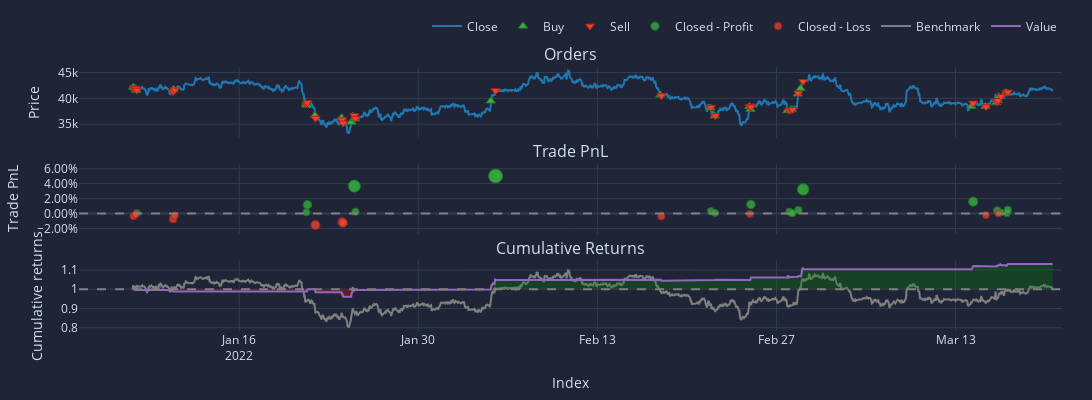

Source (notebook cell):
### Markdown cell above
### Testing the best model

### Code cell
name_f = 'test_returns'
max_res = max(i[name_f] for i in results)
print(max_res)
best_params = list(
    filter(lambda i: (i[name_f] == max_res), results)
)
best_params[0]['portfolio'].plot(height=400, width=1300).show()

### Figure 1 — Plotly figure (JSON) as saved in the notebook; plotly's stock layout.template omitted (floating-point values rounded to 4 significant figures; data arrays with more than 128 entries replaced by an {"elided": "..."} marker saying what was removed)
{"data": [{"legendgroup": "0", "line": {"color": "#1f77b4"}, "name": "Close", "showlegend": true, "type": "scatter", "uid": "d95f7bfb-8ff3-4810-9bfe-4b25572ae91a", "x": {"elided": "1727 str values"}, "xaxis": "x", "y": {"elided": "1727 float values"}, "yaxis": "y"}, {"customdata": [[0, 0.002373, 0], [2, 0.002377, 0], [4, 0.002396, 0], [6, 0.002394, 0], [8, 0.00237, 0], [10, 0.002539, 0], [12, 0.002554, 0], [14, 0.002725, 0], [16, 0.002715, 0], [18, 0.002729, 0], [20, 0.002717, 0], [22, 0.002764, 0], [24, 0.002528, 0], [26, 0.002578, 0], [28, 0.002739, 0], [30, 0.002863, 0], [32, 0.002729, 0], [34, 0.002767, 0], [36, 0.00282, 0], [38, 0.002815, 0], [40, 0.002813, 0], [42, 0.002607, 0], [44, 0.002551, 0], [46, 0.002869, 0], [48, 0.002916, 0], [50, 0.002857, 0], [52, 0.002838, 0], [54, 0.002786, 0], [56, 0.002736, 0], [58, 0.002743, 0]], "hovertemplate": "Order Id: %{customdata[0]}<br>Timestamp: %{x}<br>Price: %{y}<br>Size: %{customdata[1]:.6f}<br>Fees: %{customdata[2]:.6f}", "legendgroup": "1", "marker": {"color": "#37B13F", "line": {"color": "rgb(38,123,44)", "width": 1}, "size": 8, "symbol": "triangle-up"}, "mode": "markers", "name": "Buy", "type": "scatter", "uid": "486f5b0d-1ba3-409a-818e-d3abdaa0fe23", "x": ["2022-01-07T17:00:00", "2022-01-07T21:00:00", "2022-01-07T23:00:00", "2022-01-10T19:00:00", "2022-01-10T21:00:00", "2022-01-21T05:00:00", "2022-01-21T07:00:00", "2022-01-21T22:00:00", "2022-01-24T00:00:00", "2022-01-24T02:00:00", "2022-01-24T18:00:00", "2022-01-25T01:00:00", "2022-02-04T16:00:00", "2022-02-17T22:00:00", "2022-02-21T20:00:00", "2022-02-22T04:00:00", "2022-02-24T21:00:00", "2022-02-24T23:00:00", "2022-02-27T20:00:00", "2022-02-28T03:00:00", "2022-02-28T05:00:00", "2022-02-28T16:00:00", "2022-02-28T21:00:00", "2022-03-14T06:00:00", "2022-03-15T08:00:00", "2022-03-16T04:00:00", "2022-03-16T07:00:00", "2022-03-16T09:00:00", "2022-03-16T22:00:00", "2022-03-17T01:00:00"], "xaxis": "x", "y": [42140.0, 41920.0, 41540.0, 41600.0, 41710.0, 38840.0, 38680.0, 36680.0, 36240.0, 35650.0, 35360.0, 36040.0, 39490.0, 40670.0, 38140.0, 36590.0, 38420.0, 37870.0, 37610.0, 37770.0, 37820.0, 40820.0, 41910.0, 38470.0, 38440.0, 39160, 39590.0, 40310.0, 41100.0, 41020.0], "yaxis": "y"}, {"customdata": [[1, 0.002373, 0], [3, 0.002377, 0], [5, 0.002396, 0], [7, 0.002394, 0], [9, 0.00237, 0], [11, 0.002539, 0], [13, 0.002554, 0], [15, 0.002725, 0], [17, 0.002715, 0], [19, 0.002729, 0], [21, 0.002717, 0], [23, 0.002764, 0], [25, 0.002528, 0], [27, 0.002578, 0], [29, 0.002739, 0], [31, 0.002863, 0], [33, 0.002729, 0], [35, 0.002767, 0], [37, 0.00282, 0], [39, 0.002815, 0], [41, 0.002813, 0], [43, 0.002607, 0], [45, 0.002551, 0], [47, 0.002869, 0], [49, 0.002916, 0], [51, 0.002857, 0], [53, 0.002838, 0], [55, 0.002786, 0], [57, 0.002736, 0], [59, 0.002743, 0]], "hovertemplate": "Order Id: %{customdata[0]}<br>Timestamp: %{x}<br>Price: %{y}<br>Size: %{customdata[1]:.6f}<br>Fees: %{customdata[2]:.6f}", "legendgroup": "2", "marker": {"color": "#EA4335", "line": {"color": "rgb(181,31,18)", "width": 1}, "size": 8, "symbol": "triangle-down"}, "mode": "markers", "name": "Sell", "type": "scatter", "uid": "c769e174-0810-4842-af72-531a1022e15e", "x": ["2022-01-07T18:00:00", "2022-01-07T22:00:00", "2022-01-08T00:00:00", "2022-01-10T20:00:00", "2022-01-10T23:00:00", "2022-01-21T06:00:00", "2022-01-21T08:00:00", "2022-01-21T23:00:00", "2022-01-24T01:00:00", "2022-01-24T03:00:00", "2022-01-25T00:00:00", "2022-01-25T02:00:00", "2022-02-05T01:00:00", "2022-02-18T00:00:00", "2022-02-21T21:00:00", "2022-02-22T05:00:00", "2022-02-24T22:00:00", "2022-02-25T00:00:00", "2022-02-28T00:00:00", "2022-02-28T04:00:00", "2022-02-28T06:00:00", "2022-02-28T17:00:00", "2022-03-01T02:00:00", "2022-03-14T09:00:00", "2022-03-15T09:00:00", "2022-03-16T06:00:00", "2022-03-16T08:00:00", "2022-03-16T13:00:00", "2022-03-17T00:00:00", "2022-03-17T02:00:00"], "xaxis": "x", "y": [41990.0, 41880.0, 41570.0, 41300.0, 41600.0, 38910.0, 39130.0, 36120.0, 35840.0, 35200.0, 36660.0, 36130.0, 41470.0, 40520.0, 38250.0, 36620.0, 38400.0, 38330.0, 37700.0, 37790.0, 37830.0, 41010.0, 43260.0, 39077, 38360.0, 39320.0, 39581, 40360.0, 41114, 41210.0], "yaxis": "y"}, {"customdata": [[2, 2, 0.0591, 0.0005936], [5, 5, 0.1701, 0.001724], [6, 6, 1.161, 0.01176], [10, 10, 3.525, 0.03668], [11, 11, 0.2425, 0.002434], [12, 12, 5.007, 0.05015], [14, 14, 0.3144, 0.00301], [15, 15, 0.07668, 0.0007319], [17, 17, 1.265, 0.01207], [18, 18, 0.2611, 0.002462], [19, 19, 0.07147, 0.0006723], [20, 20, 0.03719, 0.0003496], [21, 21, 0.4826, 0.004535], [22, 22, 3.449, 0.03226], [23, 23, 1.747, 0.01583], [25, 25, 0.4607, 0.004117], [27, 27, 0.1405, 0.001251], [28, 28, 0.03168, 0.0002817], [29, 29, 0.5402, 0.004802]], "hovertemplate": "Exit Trade Id: %{customdata[0]}<br>Position Id: %{customdata[1]}<br>Exit Timestamp: %{x}<br>PnL: %{customdata[2]:.6f}<br>Return: %{customdata[3]:.2%}", "legendgroup": "3", "marker": {"color": "#37B13F", "line": {"color": "rgb(38,123,44)", "width": 1}, "opacity": [0.7512, 0.7546, 0.7847, 0.8596, 0.7568, 0.9, 0.7585, 0.7517, 0.7857, 0.7568, 0.7515, 0.7505, 0.7631, 0.8463, 0.797, 0.7618, 0.7532, 0.7503, 0.7639], "size": [7.058, 7.216, 8.622, 12.11, 7.316, 14, 7.396, 7.077, 8.666, 7.32, 7.069, 7.024, 7.61, 11.49, 9.192, 7.551, 7.15, 7.014, 7.647], "symbol": "circle"}, "mode": "markers", "name": "Closed - Profit", "type": "scatter", "uid": "4af38c00-6c60-4418-b3b9-9c61fe9c94e9", "x": ["2022-01-08T00:00:00", "2022-01-21T06:00:00", "2022-01-21T08:00:00", "2022-01-25T00:00:00", "2022-01-25T02:00:00", "2022-02-05T01:00:00", "2022-02-21T21:00:00", "2022-02-22T05:00:00", "2022-02-25T00:00:00", "2022-02-28T00:00:00", "2022-02-28T04:00:00", "2022-02-28T06:00:00", "2022-02-28T17:00:00", "2022-03-01T02:00:00", "2022-03-14T09:00:00", "2022-03-16T06:00:00", "2022-03-16T13:00:00", "2022-03-17T00:00:00", "2022-03-17T02:00:00"], "xaxis": "x2", "y": [0.0005936, 0.001724, 0.01176, 0.03668, 0.002434, 0.05015, 0.00301, 0.0007319, 0.01207, 0.002462, 0.0006723, 0.0003496, 0.004535, 0.03226, 0.01583, 0.004117, 0.001251, 0.0002817, 0.004802], "yaxis": "y2"}, {"customdata": [[0, 0, -0.3365, -0.003365], [1, 1, -0.1122, -0.001126], [3, 3, -0.7361, -0.007389], [4, 4, -0.2601, -0.002631], [7, 7, -1.538, -0.01539], [8, 8, -1.098, -0.01115], [9, 9, -1.231, -0.01265], [13, 13, -0.3896, -0.003716], [16, 16, -0.06367, -0.0006073], [24, 24, -0.2256, -0.002012], [26, 26, -0.02029, -0.0001806]], "hovertemplate": "Exit Trade Id: %{customdata[0]}<br>Position Id: %{customdata[1]}<br>Exit Timestamp: %{x}<br>PnL: %{customdata[2]:.6f}<br>Return: %{customdata[3]:.2%}", "legendgroup": "4", "marker": {"color": "#EA4335", "line": {"color": "rgb(181,31,18)", "width": 1}, "opacity": [0.7596, 0.7528, 0.7716, 0.7574, 0.7957, 0.7829, 0.7874, 0.7606, 0.7513, 0.7555, 0.75], "size": [7.446, 7.132, 8.01, 7.343, 9.131, 8.537, 8.747, 7.495, 7.06, 7.257, 7], "symbol": "circle"}, "mode": "markers", "name": "Closed - Loss", "type": "scatter", "uid": "800aa1f3-0774-42bf-91fe-0debc074ab54", "x": ["2022-01-07T18:00:00", "2022-01-07T22:00:00", "2022-01-10T20:00:00", "2022-01-10T23:00:00", "2022-01-21T23:00:00", "2022-01-24T01:00:00", "2022-01-24T03:00:00", "2022-02-18T00:00:00", "2022-02-24T22:00:00", "2022-03-15T09:00:00", "2022-03-16T08:00:00"], "xaxis": "x2", "y": [-0.003365, -0.001126, -0.007389, -0.002631, -0.01539, -0.01115, -0.01265, -0.003716, -0.0006073, -0.002012, -0.0001806], "yaxis": "y2"}, {"legendgroup": "5", "line": {"color": "#7f7f7f"}, "name": "Benchmark", "showlegend": true, "type": "scatter", "uid": "7603236e-097b-4963-8127-de6ffcc39307", "x": {"elided": "1727 str values"}, "xaxis": "x3", "y": {"elided": "1727 float values"}, "yaxis": "y3"}, {"hoverinfo": "skip", "legendgroup": "6", "line": {"color": "rgba(0, 0, 0, 0)", "width": 0}, "opacity": 0, "showlegend": false, "type": "scatter", "uid": "fb0a9efb-1935-4371-b0e5-0b490f6ce25b", "x": {"elided": "1727 str values"}, "xaxis": "x3", "y": {"elided": "1727 int values"}, "yaxis": "y3"}, {"connectgaps": false, "fill": "tonexty", "fillcolor": "rgba(0, 128, 0, 0.3)", "hoverinfo": "skip", "legendgroup": "6", "line": {"color": "rgba(0, 0, 0, 0)", "width": 0}, "opacity": 0, "showlegend": false, "type": "scatter", "uid": "aa667356-140f-48aa-9c33-83c1578df93e", "x": {"elided": "1727 str values"}, "xaxis": "x3", "y": {"elided": "1727 float values"}, "yaxis": "y3"}, {"hoverinfo": "skip", "legendgroup": "6", "line": {"color": "rgba(0, 0, 0, 0)", "width": 0}, "opacity": 0, "showlegend": false, "type": "scatter", "uid": "e58ab49c-d80f-438e-95c9-17db21144a60", "x": {"elided": "1727 str values"}, "xaxis": "x3", "y": {"elided": "1727 int values"}, "yaxis": "y3"}, {"connectgaps": false, "fill": "tonexty", "fillcolor": "rgba(255, 0, 0, 0.3)", "hoverinfo": "skip", "legendgroup": "6", "line": {"color": "rgba(0, 0, 0, 0)", "width": 0}, "opacity": 0, "showlegend": false, "type": "scatter", "uid": "a3de38e9-57df-42d1-83e4-8e67253d9f61", "x": {"elided": "1727 str values"}, "xaxis": "x3", "y": {"elided": "1727 float values"}, "yaxis": "y3"}, {"legendgroup": "7", "line": {"color": "#9467bd"}, "name": "Value", "showlegend": true, "type": "scatter", "uid": "ece1921e-c424-496c-b505-f408a662ab57", "x": {"elided": "1727 str values"}, "xaxis": "x3", "y": {"elided": "1727 float values"}, "yaxis": "y3"}, {"hoverinfo": "skip", "legendgroup": "6", "line": {"color": "rgba(0, 0, 0, 0)", "width": 0}, "opacity": 0, "showlegend": false, "type": "scatter", "uid": "8d0f194b-83bd-46b1-8e40-12f6d1e4cf36", "x": {"elided": "1727 str values"}, "xaxis": "x3", "y": {"elided": "1727 int values"}, "yaxis": "y3"}], "layout": {"annotations": [{"font": {"size": 16}, "showarrow": false, "text": "Orders", "x": 0.5, "xanchor": "center", "xref": "paper", "y": 1, "yanchor": "bottom", "yref": "paper"}, {"font": {"size": 16}, "showarrow": false, "text": "Trade PnL", "x": 0.5, "xanchor": "center", "xref": "paper", "y": 0.6333, "yanchor": "bottom", "yref": "paper"}, {"font": {"size": 16}, "showarrow": false, "text": "Cumulative Returns", "x": 0.5, "xanchor": "center", "xref": "paper", "y": 0.2667, "yanchor": "bottom", "yref": "paper"}], "height": 400, "legend": {"orientation": "h", "traceorder": "normal", "x": 1, "xanchor": "right", "y": 1.1, "yanchor": "bottom"}, "margin": {"b": 30, "l": 30, "r": 30, "t": 30}, "shapes": [{"line": {"color": "gray", "dash": "dash"}, "type": "line", "x0": 0, "x1": 1, "xref": "paper", "y0": 0, "y1": 0, "yref": "y2"}, {"line": {"color": "gray", "dash": "dash"}, "type": "line", "x0": 0, "x1": 1, "xref": "paper", "y0": 1, "y1": 1, "yref": "y3"}], "showlegend": true, "width": 1300, "xaxis": {"anchor": "y", "domain": [0, 1], "matches": "x3", "showticklabels": false}, "xaxis2": {"anchor": "y2", "domain": [0, 1], "matches": "x3", "showticklabels": false}, "xaxis3": {"anchor": "y3", "domain": [0, 1], "title": {"text": "Index"}}, "yaxis": {"anchor": "x", "domain": [0.7333, 1], "title": {"text": "Price"}}, "yaxis2": {"anchor": "x2", "domain": [0.3667, 0.6333], "tickformat": ".2%", "title": {"text": "Trade PnL"}}, "yaxis3": {"anchor": "x3", "domain": [0, 0.2667], "title": {"text": "Cumulative returns"}}}}
